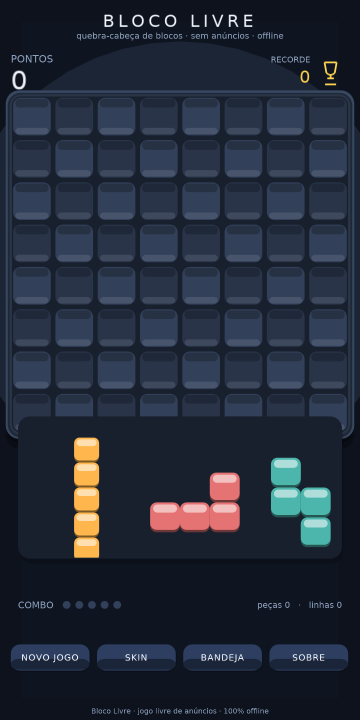
#> input picture screenshots/01_main_classic.png, 720 x 1440 px, found by its file name (shown at 1/2 size)
$ python r3_gridfix2.py
#> lines starting #> are read from the running program, lines starting #| are printed output that depends on the picture
from PIL import Image
import numpy as np

base='/home/z/my-project/critic_shots/r3/'
for name in ['01_main_classic.png','02_skin0.png','03_skin1.png','04_skin2.png','05_skin3.png','06_full.png','07_clear.png']:
    a=np.array(Image.open(base+name).convert('RGB')).astype(int)
    sub=a[100:950,100:700]
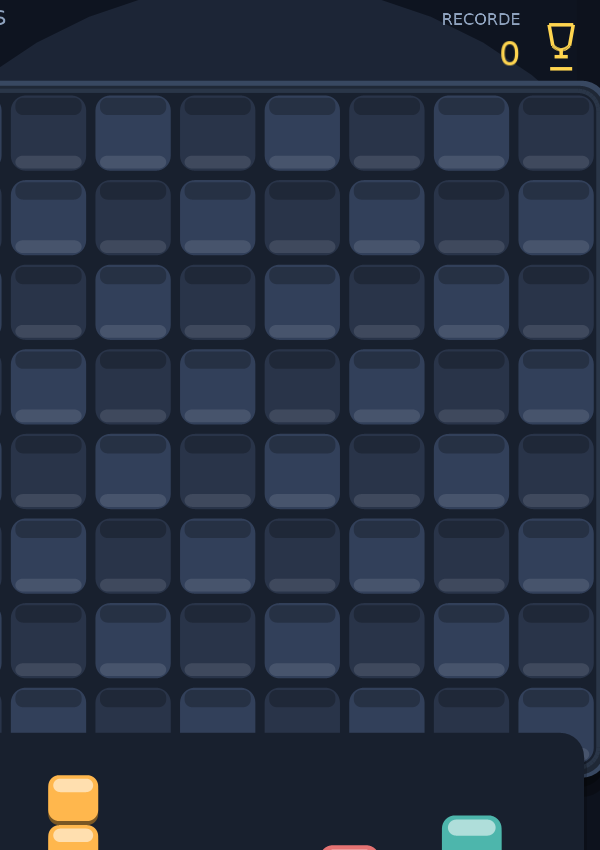
#> sub: shape (850, 600, 3) int64; mean R, G, B 39.4, 49.4, 67.3
    rs=sub.std(axis=(1,2))
#> rs = 850 values, max 66.32 at index 832, min 9.27 at index 171, mean 19.99
    run=0;best=0;start=0
    for i,v in enumerate(rs):
        if v>2: run+=1
        if run>best: best=run; start=i-run+1
        if v<=2: run=0
#> this loop made 850 passes
#> v on passes 1 to 12: 12.51, 12.55, 12.6, 12.64, 12.68, 12.71, 12.74, 12.77, 12.8, 12.83, 14.67, 16.95
#> after the loop, best = 850; start = 0
    print(f'{name}: texture run y{100+start}..{100+start+best}')
#| 01_main_classic.png: texture run y100..950
    y1=100+start; y2=100+start+best
#> after `y1 = 100 + start`: y1 = 100
#> after `y2 = 100 + start + best`: y2 = 950
    band=a[y1:y2, 60:720]
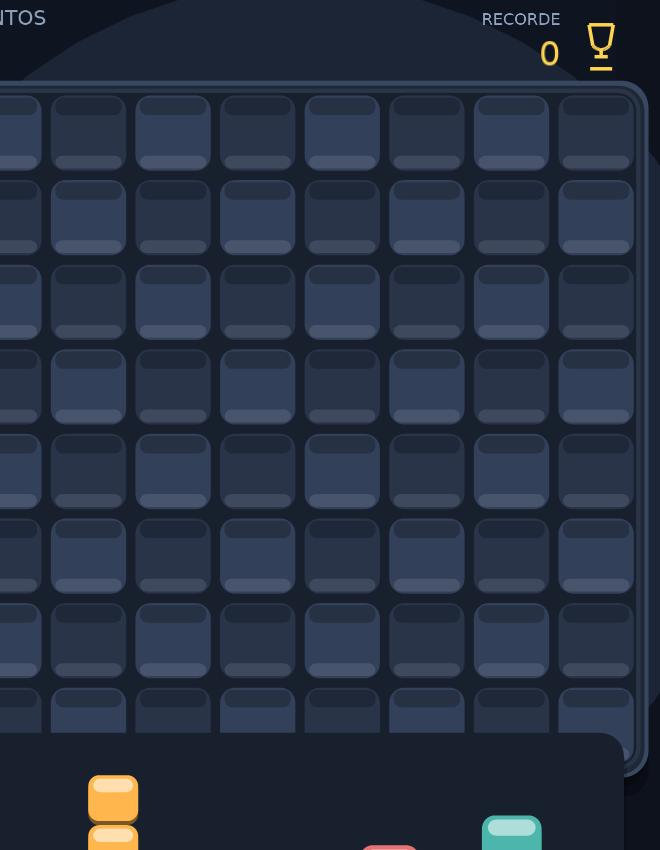
#> band: shape (850, 660, 3) int64; mean R, G, B 39, 49, 66.9
    cm=band.mean(axis=(0,2))
#> cm = 660 values, max 65.67 at index 110, min 32.21 at index 659, mean 51.66
    grad=np.abs(np.diff(cm))
#> grad = 659 values, max 15.25 at index 647, min 0 at index 5, mean 0.678
    edges=[60+x for x in range(1,len(grad)) if grad[x]>2.5 and grad[x]>=grad[max(0,x-4):min(len(grad),x+5)].max()]
#> edges = [100, 110, 147, 185, 195, 270, 279, 354, 364, 439, 448, 523, 533, 541, 608, 618, 695, 707]
    print('   col edges:',edges)
#|    col edges: [100, 110, 147, 185, 195, 270, 279, 354, 364, 439, 448, 523, 533, 541, 608, 618, 695, 707]
    # row edges similar
    rm=band.mean(axis=(1,2))
#> rm = 850 values, max 73.44 at index 244, min 28.45 at index 0, mean 51.66
    g2=np.abs(np.diff(rm))
#> g2 = 849 values, max 26.6 at index 80, min 0 at index 115, mean 1.15
    redges=[y1+x for x in range(1,len(g2)) if g2[x]>2.5 and g2[x]>=g2[max(0,x-4):min(len(g2),x+5)].max()]
#> redges = 40 values from 112 to 944
    print('   row edges:',redges)
#|    row edges: [112, 122, 166, 180, 185, 192, 214, 255, 270, 279, 299, 339, 352, 364, 383, 424, 439, 448, 468, 509, 521, 533, 552, 593, 606, 618, 637, 678, 693, 702, 722, 762, 775, 787, 806, 832, 874, 915, 924, 944]
#> pass 2 of the loop `for name in ['01_main_classic.png','02_skin0.png','03_skin1.png','04_s..`:
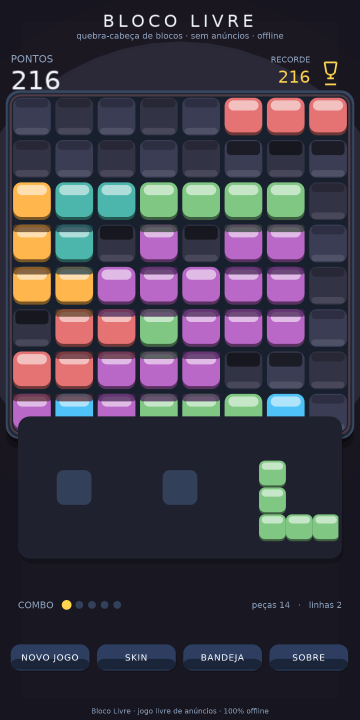
#> input picture screenshots/02_skin0.png, 720 x 1440 px, found by its file name (shown at 1/2 size)
#> `sub=a[100:950,100:700]`:
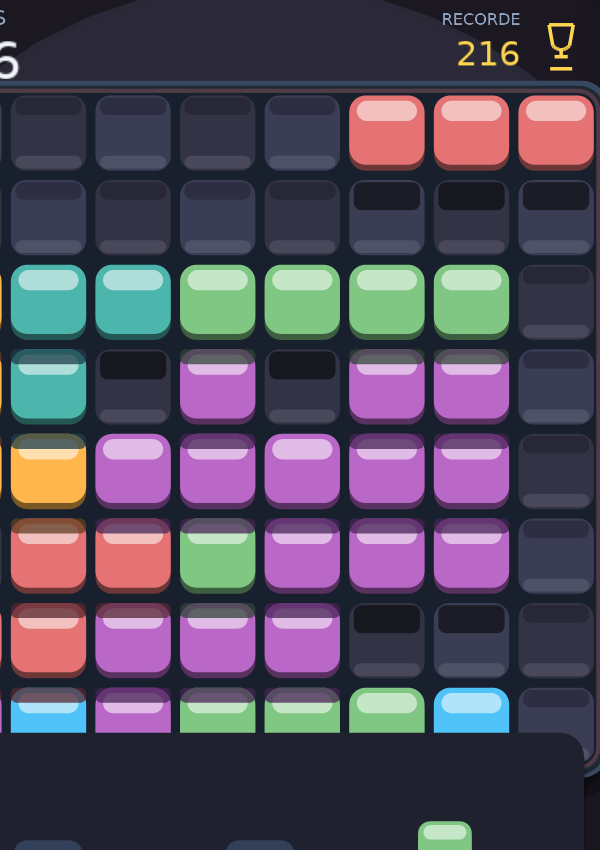
#> sub: shape (850, 600, 3) int64; mean R, G, B 82.6, 75.3, 92.5
#> rs = 850 values, max 86.38 at index 618, min 6.84 at index 797, mean 40.79
#> the loop `for i,v in enumerate(rs):` made 850 passes
#> v on passes 1 to 8: 10.22, 10.26, 10.29, 10.33, 10.36, 10.38, 10.4, 10.42
#> after the loop `for i,v in enumerate(rs):`: best = 850; start = 0
#| 02_skin0.png: texture run y100..950
#> `band=a[y1:y2, 60:720]`:
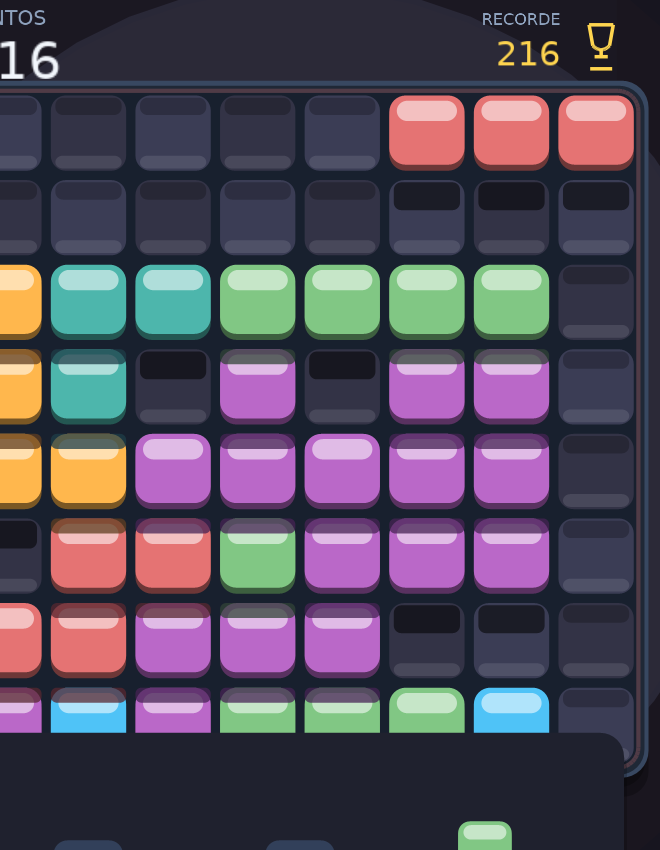
#> band: shape (850, 660, 3) int64; mean R, G, B 83.2, 75.1, 90.6
#> cm = 660 values, max 107.7 at index 500, min 33.64 at index 634, mean 82.95
#> grad = 659 values, max 40.19 at index 219, min 0 at index 180, mean 1.55
#> edges = [69, 74, 101, 110, 185, 194, 270, 279, 354, 364, 439, 448, 456, 516, 524, 533, 542, 571, 589, 600, 608, 618, 695, 707]
#|    col edges: [69, 74, 101, 110, 185, 194, 270, 279, 354, 364, 439, 448, 456, 516, 524, 533, 542, 571, 589, 600, 608, 618, 695, 707]
#> rm = 850 values, max 163.7 at index 454, min 34.72 at index 94, mean 82.95
#> g2 = 849 values, max 72.08 at index 732, min 0 at index 121, mean 2.33
#> redges = 55 values from 112 to 920
#> (printed output is left out)
#> pass 3 of the loop `for name in ['01_main_classic.png','02_skin0.png','03_skin1.png','04_s..`:
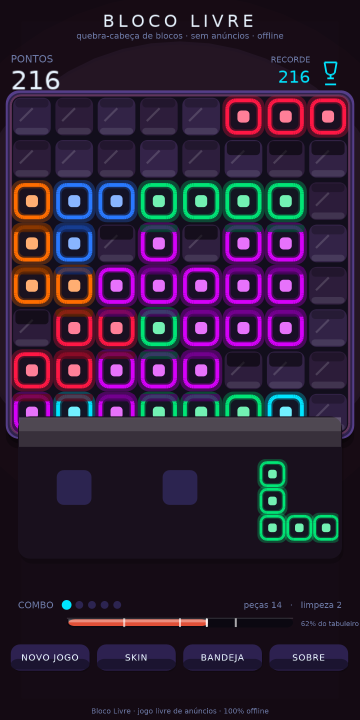
#> input picture screenshots/03_skin1.png, 720 x 1440 px, found by its file name (shown at 1/2 size)
#> `sub=a[100:950,100:700]`:
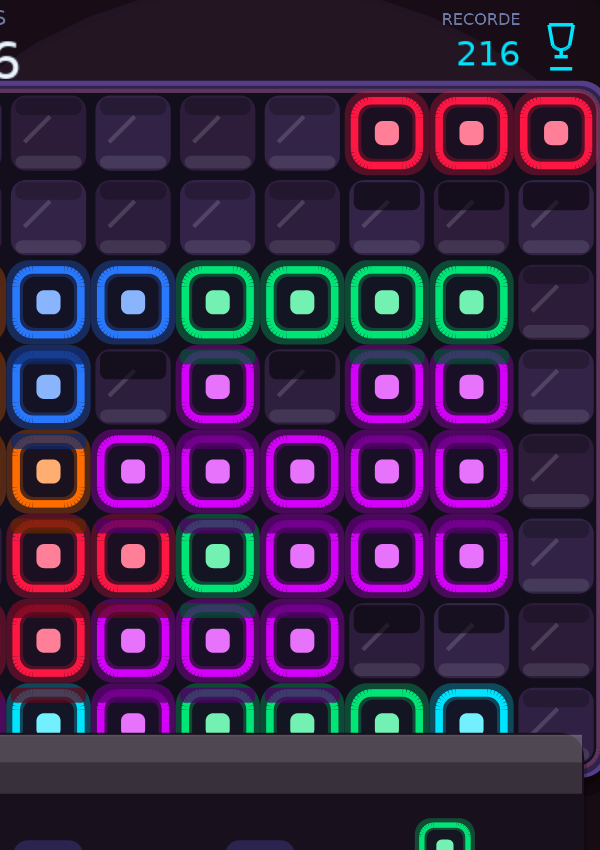
#> sub: shape (850, 600, 3) int64; mean R, G, B 57, 37.5, 70.2
#> rs = 850 values, max 97.3 at index 501, min 5.51 at index 797, mean 43.24
#> the loop `for i,v in enumerate(rs):` made 850 passes
#> v on passes 1 to 8: 8.12, 8.15, 8.18, 8.2, 8.23, 8.25, 8.26, 8.28
#| 03_skin1.png: texture run y100..950
#> `band=a[y1:y2, 60:720]`:
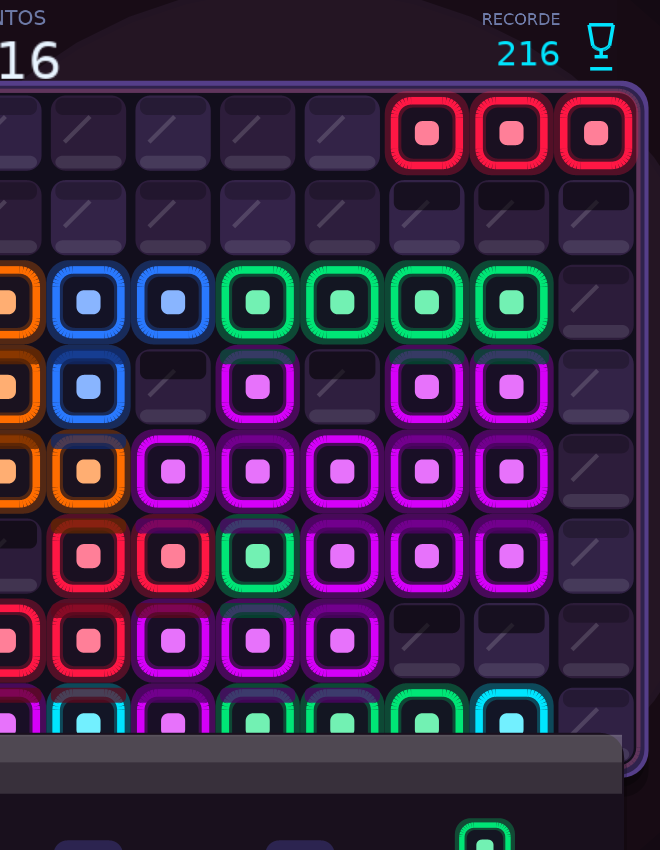
#> band: shape (850, 660, 3) int64; mean R, G, B 58, 37.5, 68.5
#> (printed output is left out)
#> (printed output is left out)
#> (the run stopped early here; a loop or call above may not have finished)
